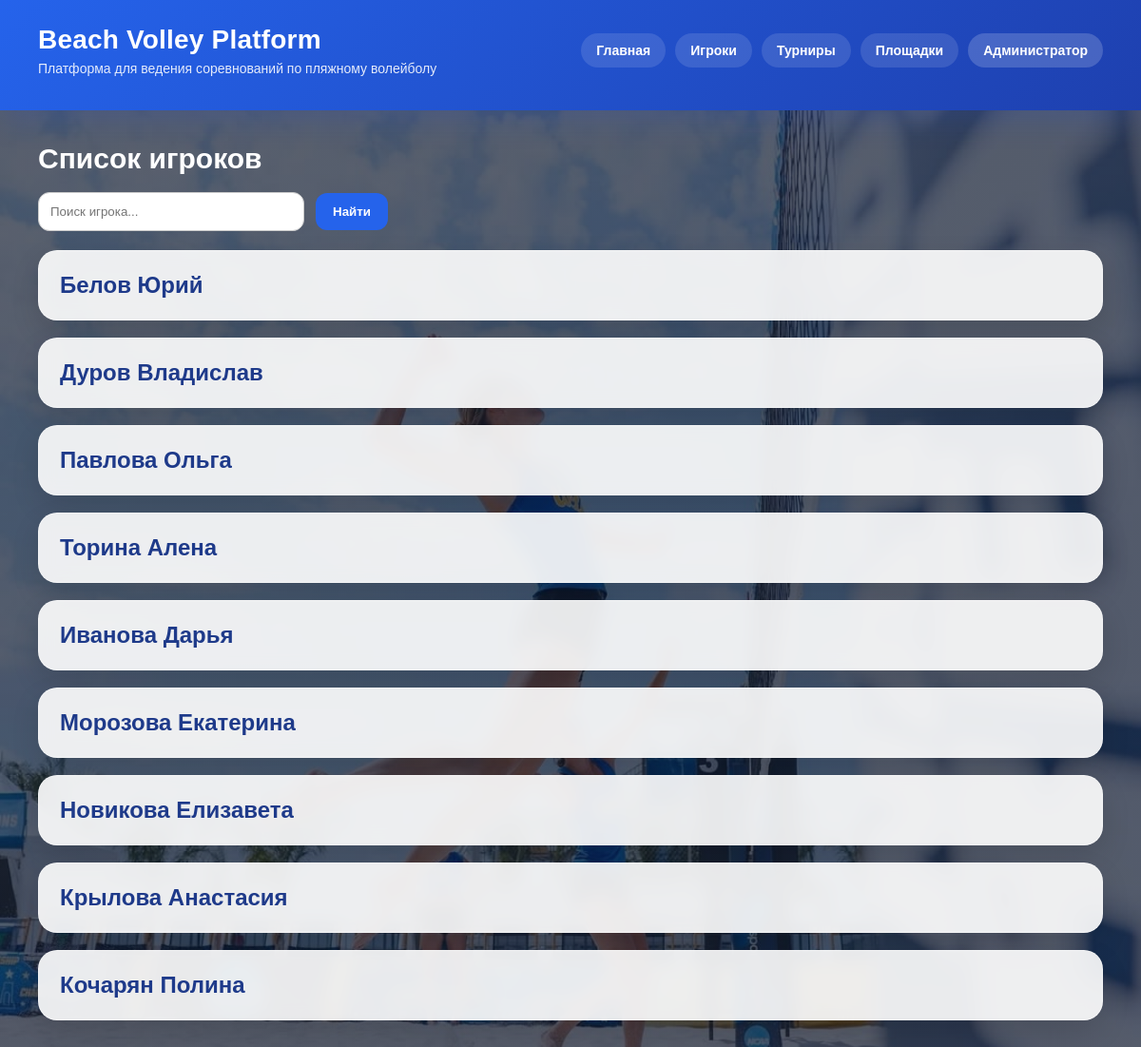
Screenshot of /players/ with the database file from the repository.
### tournament/models.py (models this page shows, shortened)
class Player(models.Model):
    first_name = models.CharField('Имя', max_length=100)
    last_name = models.CharField('Фамилия', max_length=100)
    age = models.PositiveIntegerField('Возраст', null=True, blank=True)
    volleyball_experience = models.PositiveIntegerField('Стаж в волейболе', null=True, blank=True)
    beach_experience = models.PositiveIntegerField('Стаж в пляжном волейболе', null=True, blank=True)
    photo = models.ImageField('Фотография', upload_to='players/', null=True, blank=True)
    class Meta:
        verbose_name = 'Игрок'
        verbose_name_plural = 'Игроки'

### tournament/views.py (the view)
# urls.py: path('players/', views.players_list, name='players'),
def players_list(request):
    query = request.GET.get('q', '')
    players = Player.objects.all()
    if query:
        players = players.filter(last_name__icontains=query) | players.filter(first_name__icontains=query)
    return render(request, 'tournament/players.html', {'players': players, 'query': query})

### tournament/templates/tournament/players.html (shortened to what this page needs)
{% extends 'tournament/base.html' %}
{% block content %}
<h1 class="section-title">Список игроков</h1>
<form method="get" style="margin-bottom: 20px; display: flex; gap: 12px; align-items: center; flex-wrap: wrap;">
    <input
        type="text"
        name="q"
        value="{{ query }}"
        placeholder="Поиск игрока..."
        style="padding: 12px; width: 280px; border-radius: 12px; border: 1px solid #ccc;"
    >
    <button
        type="submit"
        style="padding: 12px 18px; border: none; border-radius: 12px; background: #2563eb; color: white; font-weight: bold; cursor: pointer;"
    >
        Найти
    </button>
</form>
<div class="grid">
    {% for player in players %}
        <div class="card">
            <h2 style="margin: 0;">
                <a href="/players/{{ player.id }}/" class="player-name-link">
                    {{ player.first_name }} {{ player.last_name }}
                </a>
            </h2>
        </div>
    {% empty %}
        <div class="card">
            <p class="empty">Игроки не найдены.</p>
        </div>
    {% endfor %}
</div>
{% endblock %}

### rows the page displays
Player: first_name "Белов", last_name "Юрий"
Player: first_name "Дуров", last_name "Владислав"
Player: first_name "Павлова", last_name "Ольга"
Player: first_name "Торина", last_name "Алена"
Player: first_name "Иванова", last_name "Дарья"
Player: first_name "Морозова", last_name "Екатерина"
Player: first_name "Новикова", last_name "Елизавета"
Player: first_name "Крылова", last_name "Анастасия"
Player: first_name "Кочарян", last_name "Полина"
